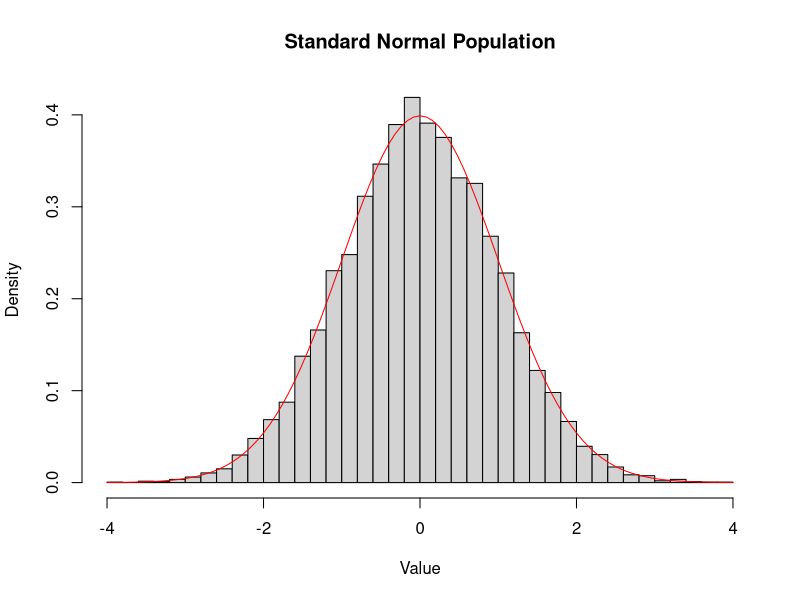
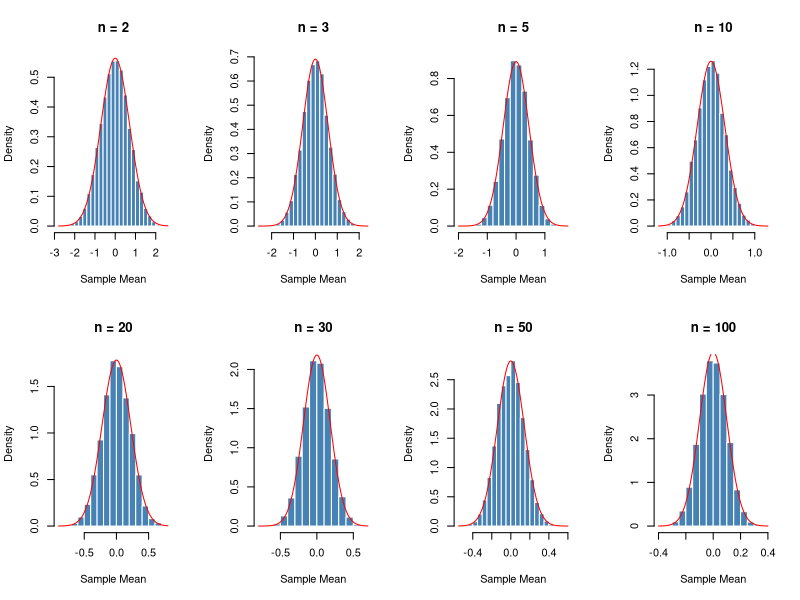
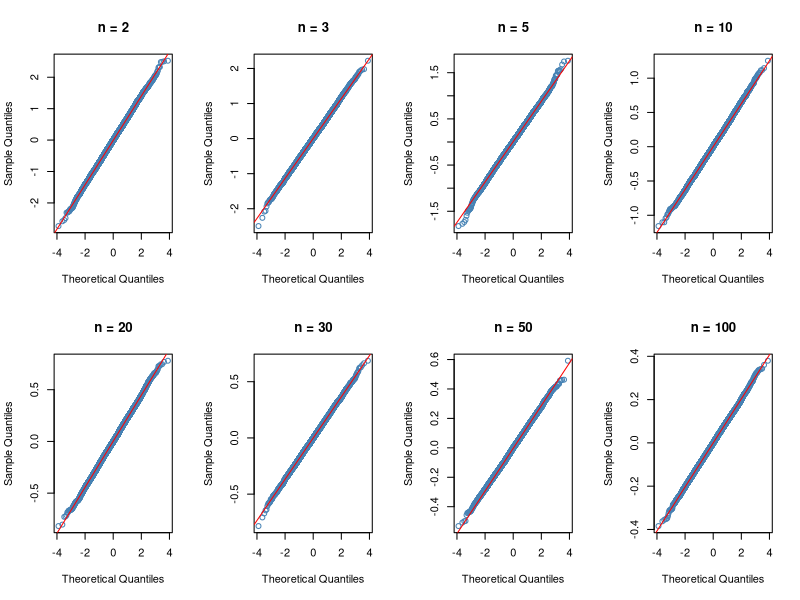

Write R code to recreate these figures, in order.
## ---- chunk 1
set.seed(123)

population <- rnorm(10000, mean = 0, sd = 1)

hist(population,
     breaks = 30,
     probability = TRUE,
     main = "Standard Normal Population", 
     xlab = "Value")


curve(dnorm(x, mean = 0, sd = 1),
      add = TRUE,
      col = "red",
      lwd = 1)

## ---- chunk 2
# sample sizes to test
sample_sizes <- c(2, 3, 5, 10, 20, 30, 50, 100)

# number of repeated samples
num_simulations <- 10000

# function to simulate sample means
simulate_means <- function(n) {
  replicate(
    num_simulations, 
    mean(rnorm(n, mean = 0, sd = 1))
  )
}

# run the simulation for every sample size
simulation_results <- lapply(sample_sizes, simulate_means)

# name each result by its sample size
names(simulation_results) <- sample_sizes
## ---- chunk 3
par(mfrow = c(2, 4))

for (n in sample_sizes) {
  
  hist(
    simulation_results[[as.character(n)]],
    breaks = 20,
    probability = TRUE,
    main = paste("n =", n),
    col = "steelblue",
    border = "white",
    xlab = "Sample Mean"
    )
  
  curve(
    dnorm(x, mean = 0, sd = 1 / sqrt(n)),
    add = TRUE,
    col = "red",
    lwd = 1
  )
}

par(mfrow = c(1, 1))
## ---- chunk 4
par(mfrow = c(2, 4))

for (n in sample_sizes) {
  qqnorm(
    simulation_results[[as.character(n)]],
    main = paste("n =", n),
    col = "steelblue"
  )
  
  qqline(
    simulation_results[[as.character(n)]],
    col = "red",
    lwd = 1)
}
par(mfrow = c(1, 1))
## ---- chunk 5
# function to calculate skewness
skew <- function(x) {
  m3 <- mean((x - mean(x))^3)
  m2 <- mean((x - mean(x))^2)
  m3 / m2^(3/2)
}

# function to calculate excess kurtosis
kurt <- function(x) {
  m4 <- mean((x - mean(x))^4)
  m2 <- mean((x - mean(x))^2)
  m4 / m2^2 - 3
}

# table of results
results_table <- data.frame(
  sample_size = sample_sizes,
  
  simulated_mean = round(
    sapply(simulation_results, mean), 3
  ),
  
  simulated_se = round(
    sapply(simulation_results, sd), 3
  ),
  
  theoretical_se = round(
    1 / sqrt(sample_sizes), 3
  ),
  
  skewness = round(
    sapply(simulation_results, skew), 3
  ),
  
  excess_kurtosis = round(
    sapply(simulation_results, kurt), 3
  )
)

results_table
